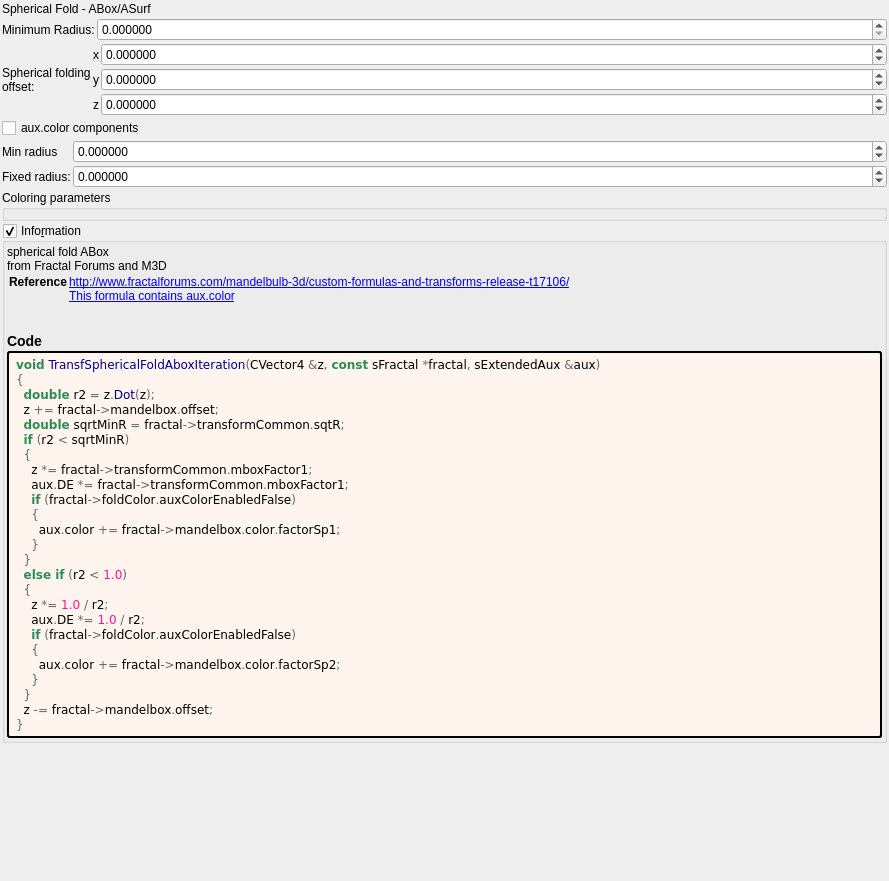
<?xml version="1.0" encoding="UTF-8"?>
<ui version="4.0">
 <class>transf_spherical_fold_abox</class>
 <widget class="QWidget" name="Form">
  <property name="geometry">
   <rect>
    <x>0</x>
    <y>0</y>
    <width>889</width>
    <height>881</height>
   </rect>
  </property>
  <property name="windowTitle">
   <string notr="true">transf_spherical_fold_abox</string>
  </property>
  <layout class="QVBoxLayout" name="verticalLayout">
   <property name="spacing">
    <number>2</number>
   </property>
   <property name="leftMargin">
    <number>2</number>
   </property>
   <property name="topMargin">
    <number>2</number>
   </property>
   <property name="rightMargin">
    <number>2</number>
   </property>
   <property name="bottomMargin">
    <number>2</number>
   </property>
   <item>
    <widget class="QLabel" name="label_52">
     <property name="text">
      <string>Spherical Fold - ABox/ASurf</string>
     </property>
    </widget>
   </item>
   <item>
    <layout class="QGridLayout" name="gridLayout_4" columnstretch="0,1">
     <item row="0" column="1">
      <widget class="MyDoubleSpinBox" name="spinbox_transf_minimum_radius_05">
       <property name="sizePolicy">
        <sizepolicy hsizetype="Minimum" vsizetype="Maximum">
         <horstretch>0</horstretch>
         <verstretch>0</verstretch>
        </sizepolicy>
       </property>
       <property name="prefix">
        <string/>
       </property>
       <property name="suffix">
        <string/>
       </property>
       <property name="decimals">
        <number>6</number>
       </property>
       <property name="minimum">
        <double>0.000000000000000</double>
       </property>
       <property name="maximum">
        <double>99.989999999999995</double>
       </property>
       <property name="singleStep">
        <double>0.100000000000000</double>
       </property>
      </widget>
     </item>
     <item row="0" column="0">
      <widget class="QLabel" name="label_51">
       <property name="text">
        <string>Minimum Radius:</string>
       </property>
      </widget>
     </item>
    </layout>
   </item>
   <item>
    <layout class="QGridLayout" name="gridLayout_16" columnstretch="0,0,1">
     <property name="spacing">
      <number>2</number>
     </property>
     <item row="0" column="1">
      <widget class="QLabel" name="label_115">
       <property name="sizePolicy">
        <sizepolicy hsizetype="Preferred" vsizetype="Preferred">
         <horstretch>0</horstretch>
         <verstretch>0</verstretch>
        </sizepolicy>
       </property>
       <property name="text">
        <string notr="true">x</string>
       </property>
       <property name="alignment">
        <set>Qt::AlignRight|Qt::AlignTrailing|Qt::AlignVCenter</set>
       </property>
      </widget>
     </item>
     <item row="1" column="1">
      <widget class="QLabel" name="label_116">
       <property name="sizePolicy">
        <sizepolicy hsizetype="Preferred" vsizetype="Preferred">
         <horstretch>0</horstretch>
         <verstretch>0</verstretch>
        </sizepolicy>
       </property>
       <property name="text">
        <string notr="true">y</string>
       </property>
       <property name="alignment">
        <set>Qt::AlignRight|Qt::AlignTrailing|Qt::AlignVCenter</set>
       </property>
      </widget>
     </item>
     <item row="0" column="0" rowspan="3">
      <widget class="QLabel" name="label_15">
       <property name="text">
        <string>Spherical folding
offset:</string>
       </property>
      </widget>
     </item>
     <item row="0" column="2">
      <widget class="MyDoubleSpinBox" name="spinbox3_mandelbox_offset_x">
       <property name="sizePolicy">
        <sizepolicy hsizetype="Minimum" vsizetype="Maximum">
         <horstretch>0</horstretch>
         <verstretch>0</verstretch>
        </sizepolicy>
       </property>
       <property name="prefix">
        <string/>
       </property>
       <property name="suffix">
        <string/>
       </property>
       <property name="decimals">
        <number>6</number>
       </property>
       <property name="minimum">
        <double>-99.989999999999995</double>
       </property>
       <property name="maximum">
        <double>99.989999999999995</double>
       </property>
       <property name="singleStep">
        <double>0.100000000000000</double>
       </property>
      </widget>
     </item>
     <item row="2" column="1">
      <widget class="QLabel" name="label_117">
       <property name="sizePolicy">
        <sizepolicy hsizetype="Preferred" vsizetype="Preferred">
         <horstretch>0</horstretch>
         <verstretch>0</verstretch>
        </sizepolicy>
       </property>
       <property name="text">
        <string notr="true">z</string>
       </property>
       <property name="alignment">
        <set>Qt::AlignRight|Qt::AlignTrailing|Qt::AlignVCenter</set>
       </property>
      </widget>
     </item>
     <item row="1" column="2">
      <widget class="MyDoubleSpinBox" name="spinbox3_mandelbox_offset_y">
       <property name="sizePolicy">
        <sizepolicy hsizetype="Minimum" vsizetype="Maximum">
         <horstretch>0</horstretch>
         <verstretch>0</verstretch>
        </sizepolicy>
       </property>
       <property name="prefix">
        <string/>
       </property>
       <property name="suffix">
        <string/>
       </property>
       <property name="decimals">
        <number>6</number>
       </property>
       <property name="minimum">
        <double>-99.989999999999995</double>
       </property>
       <property name="maximum">
        <double>99.989999999999995</double>
       </property>
       <property name="singleStep">
        <double>0.100000000000000</double>
       </property>
      </widget>
     </item>
     <item row="2" column="2">
      <widget class="MyDoubleSpinBox" name="spinbox3_mandelbox_offset_z">
       <property name="sizePolicy">
        <sizepolicy hsizetype="Minimum" vsizetype="Maximum">
         <horstretch>0</horstretch>
         <verstretch>0</verstretch>
        </sizepolicy>
       </property>
       <property name="prefix">
        <string/>
       </property>
       <property name="suffix">
        <string/>
       </property>
       <property name="decimals">
        <number>6</number>
       </property>
       <property name="minimum">
        <double>-99.989999999999995</double>
       </property>
       <property name="maximum">
        <double>99.989999999999995</double>
       </property>
       <property name="singleStep">
        <double>0.100000000000000</double>
       </property>
      </widget>
     </item>
    </layout>
   </item>
   <item>
    <layout class="QGridLayout" name="gridLayout_6" columnstretch="0,1">
     <property name="spacing">
      <number>2</number>
     </property>
     <item row="1" column="1">
      <widget class="MyDoubleSpinBox" name="spinbox_mandelbox_color_Sp1">
       <property name="sizePolicy">
        <sizepolicy hsizetype="Minimum" vsizetype="Maximum">
         <horstretch>0</horstretch>
         <verstretch>0</verstretch>
        </sizepolicy>
       </property>
       <property name="prefix">
        <string/>
       </property>
       <property name="suffix">
        <string/>
       </property>
       <property name="decimals">
        <number>6</number>
       </property>
       <property name="minimum">
        <double>-100.000000000000000</double>
       </property>
       <property name="maximum">
        <double>100.000000000000000</double>
       </property>
       <property name="singleStep">
        <double>0.100000000000000</double>
       </property>
      </widget>
     </item>
     <item row="1" column="0">
      <widget class="QLabel" name="label_28">
       <property name="text">
        <string>Min radius</string>
       </property>
      </widget>
     </item>
     <item row="2" column="0">
      <widget class="QLabel" name="label_29">
       <property name="text">
        <string>Fixed radius:</string>
       </property>
      </widget>
     </item>
     <item row="2" column="1">
      <widget class="MyDoubleSpinBox" name="spinbox_mandelbox_color_Sp2">
       <property name="sizePolicy">
        <sizepolicy hsizetype="Minimum" vsizetype="Maximum">
         <horstretch>0</horstretch>
         <verstretch>0</verstretch>
        </sizepolicy>
       </property>
       <property name="prefix">
        <string/>
       </property>
       <property name="suffix">
        <string/>
       </property>
       <property name="decimals">
        <number>6</number>
       </property>
       <property name="minimum">
        <double>-100.000000000000000</double>
       </property>
       <property name="maximum">
        <double>100.000000000000000</double>
       </property>
       <property name="singleStep">
        <double>0.100000000000000</double>
       </property>
      </widget>
     </item>
     <item row="0" column="0" colspan="2">
      <widget class="MyCheckBox" name="checkBox_fold_color_aux_color_enabled_false">
       <property name="text">
        <string notr="true">aux.color components</string>
       </property>
      </widget>
     </item>
    </layout>
   </item>
   <item>
    <widget class="QGroupBox" name="groupBox_4">
     <property name="title">
      <string>Coloring parameters</string>
     </property>
     <layout class="QGridLayout" name="gridLayout_5">
      <property name="leftMargin">
       <number>2</number>
      </property>
      <property name="topMargin">
       <number>2</number>
      </property>
      <property name="rightMargin">
       <number>2</number>
      </property>
      <property name="bottomMargin">
       <number>2</number>
      </property>
      <property name="spacing">
       <number>2</number>
      </property>
     </layout>
    </widget>
   </item>
   <item>
    <widget class="MyGroupBox" name="groupCheck_info">
     <property name="title">
      <string>Info&amp;rmation</string>
     </property>
     <property name="flat">
      <bool>false</bool>
     </property>
     <property name="checkable">
      <bool>true</bool>
     </property>
     <layout class="QVBoxLayout" name="verticalLayout_2">
      <property name="spacing">
       <number>2</number>
      </property>
      <property name="leftMargin">
       <number>2</number>
      </property>
      <property name="topMargin">
       <number>2</number>
      </property>
      <property name="rightMargin">
       <number>2</number>
      </property>
      <property name="bottomMargin">
       <number>2</number>
      </property>
      <item>
       <widget class="QLabel" name="label_information_general">
        <property name="text">
         <string notr="true">&lt;p&gt;spherical fold ABox&lt;br&gt;from Fractal Forums and M3D&lt;/p&gt;&lt;table&gt;
&lt;tr&gt;&lt;th&gt;Reference&lt;/th&gt;&lt;td&gt;&lt;a href=&quot;http://www.fractalforums.com/mandelbulb-3d/custom-formulas-and-transforms-release-t17106/&quot;&gt;http://www.fractalforums.com/mandelbulb-3d/custom-formulas-and-transforms-release-t17106/&lt;br&gt;
&lt;a href=&quot;This formula contains aux.color&quot;&gt;This formula contains aux.color&lt;br&gt;
&lt;/td&gt;&lt;/tr&gt;
&lt;/table&gt;
&lt;h3&gt;Code&lt;/h3&gt;</string>
        </property>
        <property name="wordWrap">
         <bool>true</bool>
        </property>
        <property name="openExternalLinks">
         <bool>true</bool>
        </property>
        <property name="textInteractionFlags">
         <set>Qt::LinksAccessibleByMouse|Qt::TextSelectableByMouse</set>
        </property>
       </widget>
      </item>
      <item>
       <widget class="QLabel" name="label_code_content">
        <property name="styleSheet">
         <string notr="true">border-style: outset; border-width: 2px; border-radius: 3px; border-color: black; background-color: #fff5ee; padding: 4px;</string>
        </property>
        <property name="text">
         <string notr="true">&lt;body style=&quot;background-color:#fff5ee&quot;&gt;
&lt;pre style=&quot;color:#000000; background-color:#fff5ee;  font-family:'Courier New',monospace;&quot;&gt;&lt;span style=&quot;color:#2e8b57; font-weight:bold&quot;&gt;void&lt;/span&gt; &lt;span style=&quot;color:#00008f&quot;&gt;TransfSphericalFoldAboxIteration&lt;/span&gt;&lt;span style=&quot;color:#676767&quot;&gt;(&lt;/span&gt;CVector4 &lt;span style=&quot;color:#676767&quot;&gt;&amp;amp;&lt;/span&gt;z&lt;span style=&quot;color:#676767&quot;&gt;,&lt;/span&gt; &lt;span style=&quot;color:#2e8b57; font-weight:bold&quot;&gt;const&lt;/span&gt; sFractal &lt;span style=&quot;color:#676767&quot;&gt;*&lt;/span&gt;fractal&lt;span style=&quot;color:#676767&quot;&gt;,&lt;/span&gt; sExtendedAux &lt;span style=&quot;color:#676767&quot;&gt;&amp;amp;&lt;/span&gt;aux&lt;span style=&quot;color:#676767&quot;&gt;)&lt;/span&gt;
&lt;span style=&quot;color:#676767&quot;&gt;{&lt;/span&gt;
  &lt;span style=&quot;color:#2e8b57; font-weight:bold&quot;&gt;double&lt;/span&gt; r2 &lt;span style=&quot;color:#676767&quot;&gt;=&lt;/span&gt; z&lt;span style=&quot;color:#676767&quot;&gt;.&lt;/span&gt;&lt;span style=&quot;color:#00008f&quot;&gt;Dot&lt;/span&gt;&lt;span style=&quot;color:#676767&quot;&gt;(&lt;/span&gt;z&lt;span style=&quot;color:#676767&quot;&gt;);&lt;/span&gt;
  z &lt;span style=&quot;color:#676767&quot;&gt;+=&lt;/span&gt; fractal&lt;span style=&quot;color:#676767&quot;&gt;-&amp;gt;&lt;/span&gt;mandelbox&lt;span style=&quot;color:#676767&quot;&gt;.&lt;/span&gt;offset&lt;span style=&quot;color:#676767&quot;&gt;;&lt;/span&gt;
  &lt;span style=&quot;color:#2e8b57; font-weight:bold&quot;&gt;double&lt;/span&gt; sqrtMinR &lt;span style=&quot;color:#676767&quot;&gt;=&lt;/span&gt; fractal&lt;span style=&quot;color:#676767&quot;&gt;-&amp;gt;&lt;/span&gt;transformCommon&lt;span style=&quot;color:#676767&quot;&gt;.&lt;/span&gt;sqtR&lt;span style=&quot;color:#676767&quot;&gt;;&lt;/span&gt;
  &lt;span style=&quot;color:#2e8b57; font-weight:bold&quot;&gt;if&lt;/span&gt; &lt;span style=&quot;color:#676767&quot;&gt;(&lt;/span&gt;r2 &lt;span style=&quot;color:#676767&quot;&gt;&amp;lt;&lt;/span&gt; sqrtMinR&lt;span style=&quot;color:#676767&quot;&gt;)&lt;/span&gt;
  &lt;span style=&quot;color:#676767&quot;&gt;{&lt;/span&gt;
    z &lt;span style=&quot;color:#676767&quot;&gt;*=&lt;/span&gt; fractal&lt;span style=&quot;color:#676767&quot;&gt;-&amp;gt;&lt;/span&gt;transformCommon&lt;span style=&quot;color:#676767&quot;&gt;.&lt;/span&gt;mboxFactor1&lt;span style=&quot;color:#676767&quot;&gt;;&lt;/span&gt;
    aux&lt;span style=&quot;color:#676767&quot;&gt;.&lt;/span&gt;DE &lt;span style=&quot;color:#676767&quot;&gt;*=&lt;/span&gt; fractal&lt;span style=&quot;color:#676767&quot;&gt;-&amp;gt;&lt;/span&gt;transformCommon&lt;span style=&quot;color:#676767&quot;&gt;.&lt;/span&gt;mboxFactor1&lt;span style=&quot;color:#676767&quot;&gt;;&lt;/span&gt;
    &lt;span style=&quot;color:#2e8b57; font-weight:bold&quot;&gt;if&lt;/span&gt; &lt;span style=&quot;color:#676767&quot;&gt;(&lt;/span&gt;fractal&lt;span style=&quot;color:#676767&quot;&gt;-&amp;gt;&lt;/span&gt;foldColor&lt;span style=&quot;color:#676767&quot;&gt;.&lt;/span&gt;auxColorEnabledFalse&lt;span style=&quot;color:#676767&quot;&gt;)&lt;/span&gt;
    &lt;span style=&quot;color:#676767&quot;&gt;{&lt;/span&gt;
      aux&lt;span style=&quot;color:#676767&quot;&gt;.&lt;/span&gt;color &lt;span style=&quot;color:#676767&quot;&gt;+=&lt;/span&gt; fractal&lt;span style=&quot;color:#676767&quot;&gt;-&amp;gt;&lt;/span&gt;mandelbox&lt;span style=&quot;color:#676767&quot;&gt;.&lt;/span&gt;color&lt;span style=&quot;color:#676767&quot;&gt;.&lt;/span&gt;factorSp1&lt;span style=&quot;color:#676767&quot;&gt;;&lt;/span&gt;
    &lt;span style=&quot;color:#676767&quot;&gt;}&lt;/span&gt;
  &lt;span style=&quot;color:#676767&quot;&gt;}&lt;/span&gt;
  &lt;span style=&quot;color:#2e8b57; font-weight:bold&quot;&gt;else if&lt;/span&gt; &lt;span style=&quot;color:#676767&quot;&gt;(&lt;/span&gt;r2 &lt;span style=&quot;color:#676767&quot;&gt;&amp;lt;&lt;/span&gt; &lt;span style=&quot;color:#ff1493&quot;&gt;1.0&lt;/span&gt;&lt;span style=&quot;color:#676767&quot;&gt;)&lt;/span&gt;
  &lt;span style=&quot;color:#676767&quot;&gt;{&lt;/span&gt;
    z &lt;span style=&quot;color:#676767&quot;&gt;*=&lt;/span&gt; &lt;span style=&quot;color:#ff1493&quot;&gt;1.0&lt;/span&gt; &lt;span style=&quot;color:#676767&quot;&gt;/&lt;/span&gt; r2&lt;span style=&quot;color:#676767&quot;&gt;;&lt;/span&gt;
    aux&lt;span style=&quot;color:#676767&quot;&gt;.&lt;/span&gt;DE &lt;span style=&quot;color:#676767&quot;&gt;*=&lt;/span&gt; &lt;span style=&quot;color:#ff1493&quot;&gt;1.0&lt;/span&gt; &lt;span style=&quot;color:#676767&quot;&gt;/&lt;/span&gt; r2&lt;span style=&quot;color:#676767&quot;&gt;;&lt;/span&gt;
    &lt;span style=&quot;color:#2e8b57; font-weight:bold&quot;&gt;if&lt;/span&gt; &lt;span style=&quot;color:#676767&quot;&gt;(&lt;/span&gt;fractal&lt;span style=&quot;color:#676767&quot;&gt;-&amp;gt;&lt;/span&gt;foldColor&lt;span style=&quot;color:#676767&quot;&gt;.&lt;/span&gt;auxColorEnabledFalse&lt;span style=&quot;color:#676767&quot;&gt;)&lt;/span&gt;
    &lt;span style=&quot;color:#676767&quot;&gt;{&lt;/span&gt;
      aux&lt;span style=&quot;color:#676767&quot;&gt;.&lt;/span&gt;color &lt;span style=&quot;color:#676767&quot;&gt;+=&lt;/span&gt; fractal&lt;span style=&quot;color:#676767&quot;&gt;-&amp;gt;&lt;/span&gt;mandelbox&lt;span style=&quot;color:#676767&quot;&gt;.&lt;/span&gt;color&lt;span style=&quot;color:#676767&quot;&gt;.&lt;/span&gt;factorSp2&lt;span style=&quot;color:#676767&quot;&gt;;&lt;/span&gt;
    &lt;span style=&quot;color:#676767&quot;&gt;}&lt;/span&gt;
  &lt;span style=&quot;color:#676767&quot;&gt;}&lt;/span&gt;
  z &lt;span style=&quot;color:#676767&quot;&gt;-=&lt;/span&gt; fractal&lt;span style=&quot;color:#676767&quot;&gt;-&amp;gt;&lt;/span&gt;mandelbox&lt;span style=&quot;color:#676767&quot;&gt;.&lt;/span&gt;offset&lt;span style=&quot;color:#676767&quot;&gt;;&lt;/span&gt;
&lt;span style=&quot;color:#676767&quot;&gt;}&lt;/span&gt;
&lt;/pre&gt;
&lt;/body&gt;</string>
        </property>
        <property name="wordWrap">
         <bool>true</bool>
        </property>
        <property name="openExternalLinks">
         <bool>true</bool>
        </property>
        <property name="textInteractionFlags">
         <set>Qt::LinksAccessibleByMouse|Qt::TextSelectableByMouse</set>
        </property>
       </widget>
      </item>
     </layout>
    </widget>
   </item>
   <item>
    <spacer name="verticalSpacer">
     <property name="orientation">
      <enum>Qt::Vertical</enum>
     </property>
     <property name="sizeHint" stdset="0">
      <size>
       <width>20</width>
       <height>40</height>
      </size>
     </property>
    </spacer>
   </item>
  </layout>
 </widget>
 <customwidgets>
  <customwidget>
   <class>MyDoubleSpinBox</class>
   <extends>QDoubleSpinBox</extends>
   <header>my_double_spin_box.h</header>
  </customwidget>
  <customwidget>
   <class>MyGroupBox</class>
   <extends>QGroupBox</extends>
   <header>my_group_box.h</header>
   <container>1</container>
  </customwidget>
  <customwidget>
   <class>MyCheckBox</class>
   <extends>QCheckBox</extends>
   <header>my_check_box.h</header>
  </customwidget>
 </customwidgets>
 <tabstops>
  <tabstop>spinbox_transf_minimum_radius_05</tabstop>
  <tabstop>spinbox3_mandelbox_offset_x</tabstop>
  <tabstop>spinbox3_mandelbox_offset_y</tabstop>
  <tabstop>spinbox3_mandelbox_offset_z</tabstop>
  <tabstop>groupCheck_info</tabstop>
 </tabstops>
 <resources/>
 <connections/>
</ui>
